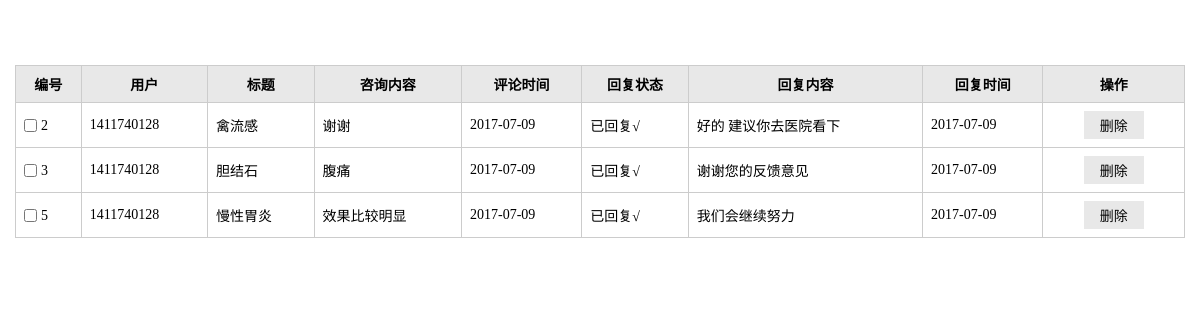
/Admin/Admin/reply_list.php, run on the app's committed database.
### tables this page shows
CREATE TABLE IF NOT EXISTS `message` (
  `mid` int(3) NOT NULL AUTO_INCREMENT,
  `id` int(3) NOT NULL,
  `user` varchar(50) NOT NULL,
  `title` varchar(50) NOT NULL,
  `content` varchar(200) NOT NULL,
  `lastdate` date NOT NULL,
  `state` int(5) NOT NULL DEFAULT '0' COMMENT '回复状态',
  PRIMARY KEY (`mid`)
);

CREATE TABLE IF NOT EXISTS `reply` (
  `rid` int(10) NOT NULL AUTO_INCREMENT,
  `id` int(10) NOT NULL COMMENT '疾病名的id',
  `user` varchar(20) NOT NULL,
  `content` varchar(200) NOT NULL,
  `title` varchar(100) NOT NULL,
  `date` date NOT NULL,
  PRIMARY KEY (`rid`)
);

### Admin/lib/mysql.func.php (called while the page is built, shortened)
<?php
    function fetchAll($sql,$result_type=MYSQL_ASSOC){
        $result=mysql_query($sql);
        while (@$row=mysql_fetch_array($result,$result_type)){
            $rows[]=$row;
        }
        return $rows;
    }
    function getResultNum($sql){
        $result=mysql_query($sql);
        return mysql_num_rows($result);
    }

### Admin/Admin/reply_list.php (the view, shortened to what this page needs)
<?php
$sql="SELECT rid,message.id,message.user,message.title,message.content,lastdate,state,date,reply.content as reply_content FROM message JOIN reply WHERE message.mid = reply.id";
$totalRows=getResultNum($sql);
$pageSize=3;
$totalPage=ceil($totalRows/$pageSize);
$pageSize=3;
$page=$_REQUEST['page']?(int)$_REQUEST['page']:1;
if ($page>=$totalPage) $page=$totalPage;
$offset=($page-1)*$pageSize;
$sql="SELECT rid,message.id,message.user,message.title,message.content,lastdate,state,date,reply.content as reply_content FROM message JOIN reply WHERE message.mid = reply.id  limit {$offset},{$pageSize}";
$rows=fetchAll($sql);
?>
<!doctype html>
<html>
<head>
    <link rel="stylesheet" href="styles/backstage.css">
</head>
<body>
<div class="details">
    <div class="details_operation clearfix">
    </div>
    <table class="table" cellspacing="0" cellpadding="0">
        <thead>
        <tr>
            <th >编号</th>
            <th >用户</th>
            <th >标题</th>
            <th >咨询内容</th>
            <th >评论时间</th>
            <th >回复状态</th>
            <th >回复内容</th>
            <th >回复时间</th>
            <th >操作</th>
        </tr>
        </thead>
        <tbody>
        <?php  foreach($rows as $row):?>
            <tr>
                <td><input type="checkbox" id="c1" class="check"><label for="c1" class="label"><?php echo $row['rid'];?></label></td>
                <td><?php echo $row['user'];?></td>
                <td><?php echo $row['title'];?></td>
                <td><?php echo $row['content'];?></td>
                <td><?php echo $row['lastdate'];?></td>
                <td><?php
                    echo $row['state']==0?"未回复×":"已回复√";
                    ?></td>
                <td><?php echo $row['reply_content'];?></td>
                <td><?php echo $row['date'];?></td>
                <td align="center"><input type="button" value="删除" class="btn" name="k" onclick="delReply(<?php echo $row['rid'];?>)"></td>
            </tr>
        <?php endforeach;?>
        </tbody>
    </table>
</div>
</body>
</html>

### Admin/Admin/styles/backstage.css (style rules this page uses)
* { margin: 0;padding: 0; }
input,select,textarea { outline: none;border: none; background: none; }
.clearfix:after, .clearfix:before { content: ""; display: table; }
.clearfix:after { clear: both; }
.clearfix { zoom:1; }
.details_operation { margin-bottom: 20px; }
.details { padding: 15px; font-family: "微软雅黑"; }
.table { border-collapse: collapse; width: 100%; font-size: 14px; }
.table th { background-color: #E8E8E8; }
.table th, .table td { border: solid 1px #ccc; padding: 8px; }
.label,.check { vertical-align: middle; }
.check { margin-right: 4px; }
.btn { padding: 4px 16px; background-color: #E8E8E8; margin: 0 10px;font-family: "微软雅黑"; font-size: 14px; }

### data on the page
message: reply.rid "2", user "1411740128", title "禽流感", content "谢谢", lastdate "2017-07-09", state "已回复√", reply.content "好的 建议你去医院看下", reply.date "2017-07-09"
message: reply.rid "3", user "1411740128", title "胆结石", content "腹痛", lastdate "2017-07-09", state "已回复√", reply.content "谢谢您的反馈意见", reply.date "2017-07-09"
message: reply.rid "5", user "1411740128", title "慢性胃炎", content "效果比较明显", lastdate "2017-07-09", state "已回复√", reply.content "我们会继续努力", reply.date "2017-07-09"
